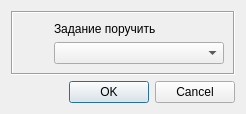
<?xml version="1.0" encoding="UTF-8"?>
<ui version="4.0">
 <class>DialogForward</class>
 <widget class="QDialog" name="DialogForward">
  <property name="geometry">
   <rect>
    <x>0</x>
    <y>0</y>
    <width>246</width>
    <height>114</height>
   </rect>
  </property>
  <property name="windowTitle">
   <string>Перепоручение</string>
  </property>
  <property name="windowIcon">
   <iconset>
    <normaloff>:/about/icons/logo.png</normaloff>:/about/icons/logo.png</iconset>
  </property>
  <layout class="QVBoxLayout" name="verticalLayout">
   <item>
    <widget class="QFrame" name="frame">
     <property name="frameShape">
      <enum>QFrame::Box</enum>
     </property>
     <property name="frameShadow">
      <enum>QFrame::Sunken</enum>
     </property>
     <layout class="QGridLayout" name="gridLayout_3">
      <item row="1" column="2">
       <widget class="QComboBox" name="comboBoxUser">
        <property name="minimumSize">
         <size>
          <width>170</width>
          <height>0</height>
         </size>
        </property>
       </widget>
      </item>
      <item row="0" column="2">
       <widget class="QLabel" name="labelForward">
        <property name="text">
         <string>Задание поручить</string>
        </property>
       </widget>
      </item>
      <item row="0" column="0" rowspan="2">
       <widget class="QLabel" name="labelImg">
        <property name="text">
         <string/>
        </property>
        <property name="pixmap">
         <pixmap>:/icon/icons/ppo_mini.png</pixmap>
        </property>
       </widget>
      </item>
     </layout>
    </widget>
   </item>
   <item>
    <spacer name="verticalSpacer">
     <property name="orientation">
      <enum>Qt::Vertical</enum>
     </property>
     <property name="sizeHint" stdset="0">
      <size>
       <width>20</width>
       <height>40</height>
      </size>
     </property>
    </spacer>
   </item>
   <item>
    <widget class="QDialogButtonBox" name="buttonBoxOK">
     <property name="orientation">
      <enum>Qt::Horizontal</enum>
     </property>
     <property name="standardButtons">
      <set>QDialogButtonBox::Cancel|QDialogButtonBox::Ok</set>
     </property>
    </widget>
   </item>
  </layout>
 </widget>
 <resources/>
 <connections>
  <connection>
   <sender>buttonBoxOK</sender>
   <signal>accepted()</signal>
   <receiver>DialogForward</receiver>
   <slot>accept()</slot>
   <hints>
    <hint type="sourcelabel">
     <x>248</x>
     <y>254</y>
    </hint>
    <hint type="destinationlabel">
     <x>157</x>
     <y>274</y>
    </hint>
   </hints>
  </connection>
  <connection>
   <sender>buttonBoxOK</sender>
   <signal>rejected()</signal>
   <receiver>DialogForward</receiver>
   <slot>reject()</slot>
   <hints>
    <hint type="sourcelabel">
     <x>316</x>
     <y>260</y>
    </hint>
    <hint type="destinationlabel">
     <x>286</x>
     <y>274</y>
    </hint>
   </hints>
  </connection>
 </connections>
</ui>
